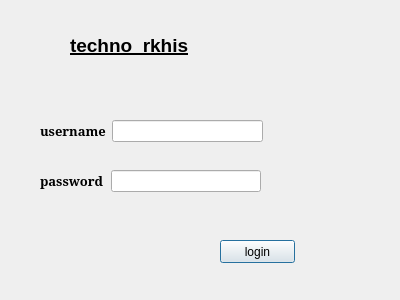
<?xml version="1.0" encoding="UTF-8"?>
<ui version="4.0">
 <class>login</class>
 <widget class="QDialog" name="login">
  <property name="geometry">
   <rect>
    <x>0</x>
    <y>0</y>
    <width>400</width>
    <height>300</height>
   </rect>
  </property>
  <property name="windowTitle">
   <string>Dialog</string>
  </property>
  <property name="styleSheet">
   <string notr="true"/>
  </property>
  <widget class="QPushButton" name="pushButton">
   <property name="geometry">
    <rect>
     <x>220</x>
     <y>240</y>
     <width>75</width>
     <height>23</height>
    </rect>
   </property>
   <property name="styleSheet">
    <string notr="true">myPushButton-&gt;setStyleSheet(&quot;color : blue&quot;);</string>
   </property>
   <property name="text">
    <string>login</string>
   </property>
  </widget>
  <widget class="QLabel" name="label_3">
   <property name="geometry">
    <rect>
     <x>70</x>
     <y>20</y>
     <width>161</width>
     <height>51</height>
    </rect>
   </property>
   <property name="font">
    <font>
     <pointsize>14</pointsize>
     <weight>75</weight>
     <bold>true</bold>
     <underline>true</underline>
    </font>
   </property>
   <property name="text">
    <string>techno_rkhis</string>
   </property>
  </widget>
  <widget class="QWidget" name="">
   <property name="geometry">
    <rect>
     <x>40</x>
     <y>120</y>
     <width>223</width>
     <height>22</height>
    </rect>
   </property>
   <layout class="QHBoxLayout" name="horizontalLayout">
    <item>
     <widget class="QLabel" name="label">
      <property name="font">
       <font>
        <family>MS Serif</family>
        <pointsize>10</pointsize>
        <weight>75</weight>
        <bold>true</bold>
       </font>
      </property>
      <property name="text">
       <string>username</string>
      </property>
     </widget>
    </item>
    <item>
     <widget class="QLineEdit" name="lineEdit"/>
    </item>
   </layout>
  </widget>
  <widget class="QWidget" name="">
   <property name="geometry">
    <rect>
     <x>40</x>
     <y>170</y>
     <width>221</width>
     <height>22</height>
    </rect>
   </property>
   <layout class="QHBoxLayout" name="horizontalLayout_2">
    <item>
     <widget class="QLabel" name="label_2">
      <property name="font">
       <font>
        <family>MS Serif</family>
        <pointsize>10</pointsize>
        <weight>75</weight>
        <bold>true</bold>
       </font>
      </property>
      <property name="text">
       <string>password</string>
      </property>
     </widget>
    </item>
    <item>
     <widget class="QLineEdit" name="lineEdit_2"/>
    </item>
   </layout>
  </widget>
 </widget>
 <resources/>
 <connections/>
</ui>
